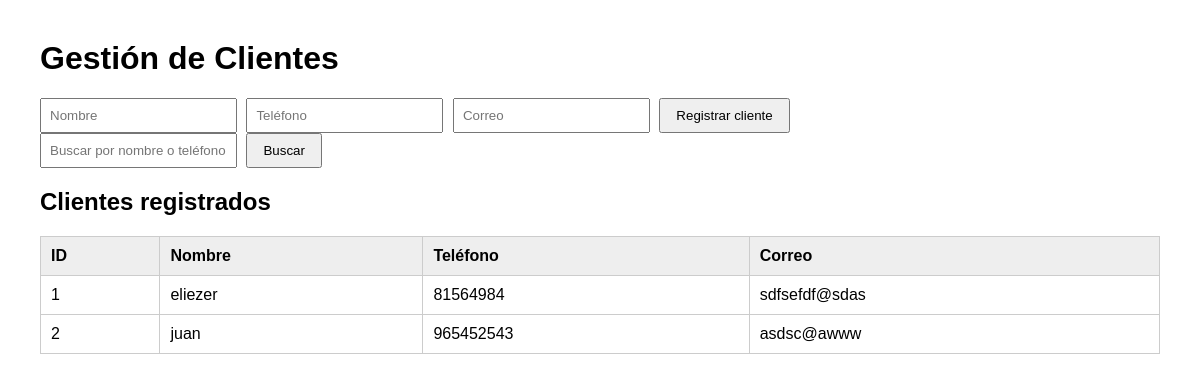
The page / on the database its author committed.
### tables this page shows
CREATE TABLE clientes (
            id INTEGER PRIMARY KEY AUTOINCREMENT,
            nombre TEXT NOT NULL,
            telefono TEXT NOT NULL,
            correo TEXT
        );

### app.py (the view)
@app.route("/")
def inicio():
    busqueda = request.args.get("busqueda", "")
    conexion = conectar_db()
    if busqueda:
        clientes = conexion.execute(
            """
            SELECT * FROM clientes
            WHERE nombre LIKE ? OR telefono LIKE ?
            """,
            (f"%{busqueda}%", f"%{busqueda}%")
        ).fetchall()
    else:
        clientes = conexion.execute(
            "SELECT * FROM clientes"
        ).fetchall()
    conexion.close()
    return render_template(
        "clientes.html",
        clientes=clientes,
        busqueda=busqueda
    )

### app.py (called while the page is built)
def conectar_db():
    return sqlite3.connect(DATABASE)

### templates/clientes.html (shortened to what this page needs)
<!DOCTYPE html>
<html lang="es">
<head>
    <link rel="stylesheet" href="{{ url_for('static', filename='style.css') }}">
</head>
<body>
    <h1>Gestión de Clientes</h1>
    <form action="/clientes" method="POST">
        <input type="text" name="nombre" placeholder="Nombre" required>
        <input type="text" name="telefono" placeholder="Teléfono" required>
        <input type="email" name="correo" placeholder="Correo">
        <button type="submit">
            Registrar cliente
        </button>
    </form>
    <form action="/" method="GET">
    <input
        type="text"
        name="busqueda"
        placeholder="Buscar por nombre o teléfono"
        value="{{ busqueda }}"
    >
    <button type="submit">
        Buscar
    </button>
</form>
    <h2>Clientes registrados</h2>
    <table>
        <thead>
            <tr>
                <th>ID</th>
                <th>Nombre</th>
                <th>Teléfono</th>
                <th>Correo</th>
            </tr>
        </thead>
        <tbody>
            {% for cliente in clientes %}
            <tr>
                <td>{{ cliente[0] }}</td>
                <td>{{ cliente[1] }}</td>
                <td>{{ cliente[2] }}</td>
                <td>{{ cliente[3] }}</td>
            </tr>
            {% endfor %}
        </tbody>
    </table>
</body>
</html>

### static/style.css (style rules this page uses)
body { font-family: Arial, sans-serif; margin: 40px; }
input { padding: 8px; margin-right: 5px; }
button { padding: 8px 15px; }
table { width: 100%; border-collapse: collapse; margin-top: 20px; }
th, td { border: 1px solid #ccc; padding: 10px; text-align: left; }
th { background: #eee; }

### rows shown on the page
clientes: id "1", nombre "eliezer", telefono "81564984", correo "sdfsefdf@sdas"
clientes: id "2", nombre "juan", telefono "965452543", correo "asdsc@awww"
